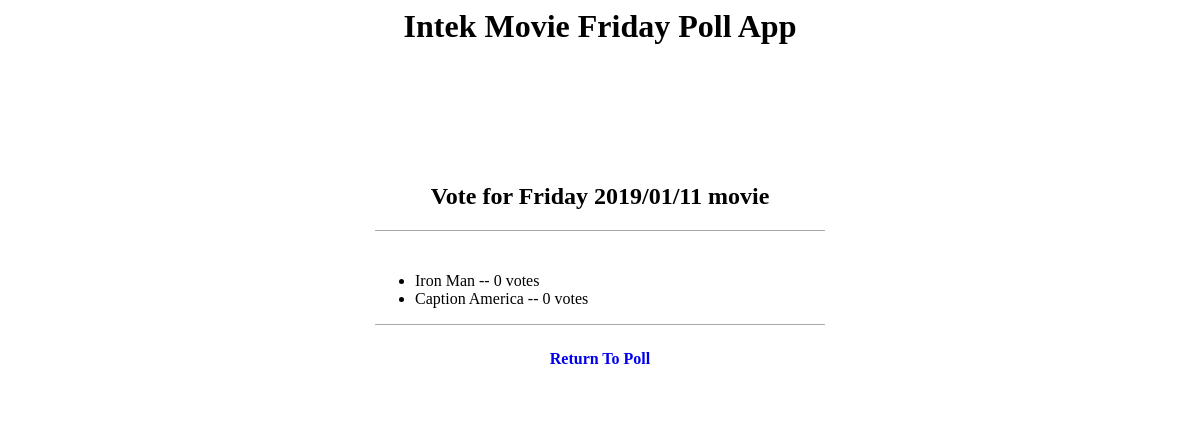
The page /moviepoll/3/results/ on the database as committed earlier.
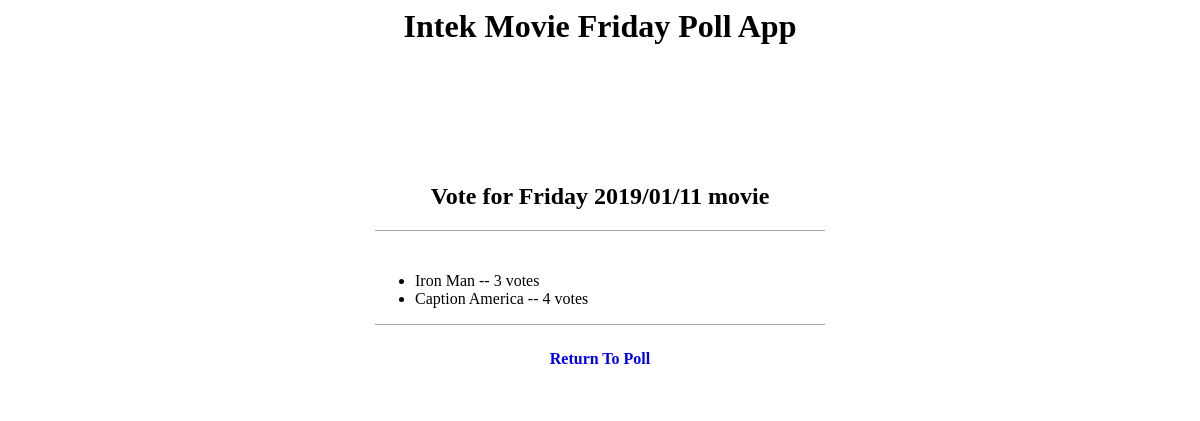
The same page on the database as committed later.
### moviepoll/models.py (models this page shows, shortened)
class Choice(models.Model):
    question = models.ForeignKey(Question, on_delete=models.CASCADE)
    choice_text = models.CharField(max_length=200)
    votes = models.IntegerField(default=0)

### moviepoll/views.py (the view)
# urls.py: path('<int:pk>/results/', views.ResultsView.as_view(), name='results'),
class ResultsView(generic.DetailView):
    model = Question
    template_name = 'moviepoll/results.html'

### moviepoll/templates/moviepoll/results.html (shortened to what this page needs)
{% load static %}
<link href="{% static 'moviepoll/style.css' %}" rel="stylesheet"
      type="text/css">
<body>
<header>
    <h1 style="background-color: white;
                   text-align: center">Intek Movie Friday Poll App</h1>
</header>
<main>
    <div class="poll">
        <div class="poll__list">
            <div class="poll__header">
                <h2 style="text-align: center">{{ question.question_text }}
                </h2>
            </div>
            <div class="poll__body">
                <ul>
                {% for choice in question.choice_set.all %}
                    <li>{{ choice.choice_text }} -- {{ choice.votes }}
                        vote{{ choice.votes|pluralize }}</li>
                {% endfor %}
                </ul>
            </div>
            <div class="poll--result__footer">
                <a href="{% url 'moviepoll:detail' question.id %}"
                   style="text-decoration: none"><b>Return To Poll</b></a>
            </div>
        </div>
    </div>
</main>
</body>

Rows that differ between the two databases and show on the page:
changed Choice "Iron Man": votes "0" → "3"
changed Choice "Caption America": votes "0" → "4"
